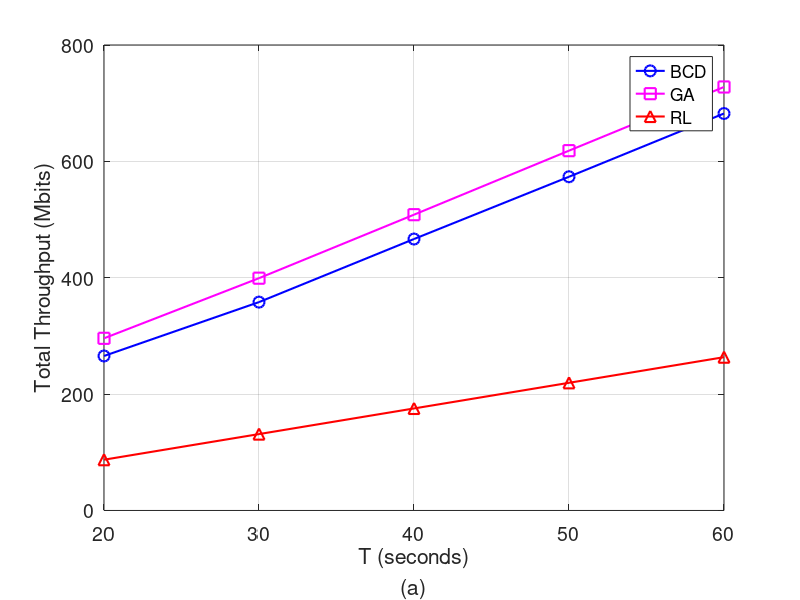

This figure's MATLAB source:
x = [20 30 40 50 60];
y1 = [265.519721 358.098904 466.523414 573.54726 682.255544];
y2 = [295.87813313219124 399.22116407373153 508.3566089810294 618.3961754308457 727.8545336334471];
y3 = [87.22 131.27 175.33 219.39 263.45];

figure(1)
hold on
plot(x, y1, 'bo-', 'MarkerSize', 8, 'LineWidth', 1.5);
% hold on
plot(x, y2, 'ms-', 'MarkerSize', 8, 'LineWidth', 1.5);
plot(x, y3, 'r^-', 'MarkerSize', 8, 'LineWidth', 1.5);

xlabel({'T (seconds)', '(a)'});
ylabel('Total Throughput (Mbits)');
% ylabel('Tổng thông lượng (Mbits)');
legend('BCD', 'GA', 'RL');
grid on
box on
set(gca, 'FontSize', 14);

% % Add non-bold title below the x-axis label
% text(mean(xlim), min(ylim) - 0.3*range(ylim), '(a)', ...
%     'HorizontalAlignment', 'center', 'FontSize', 14, 'FontWeight', 'normal', 'VerticalAlignment', 'top');

